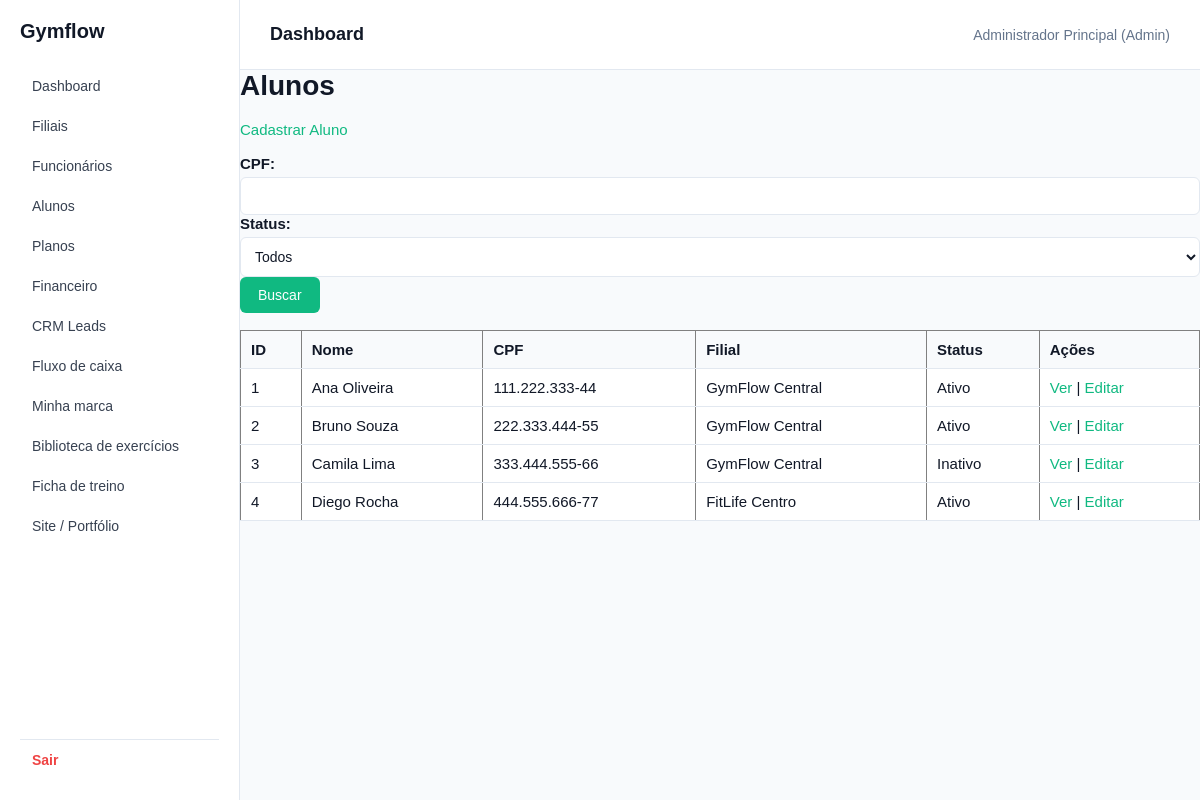
/app/controllers/AlunoController.php?acao=listar (signed in), run on an earlier commit of the app's database.
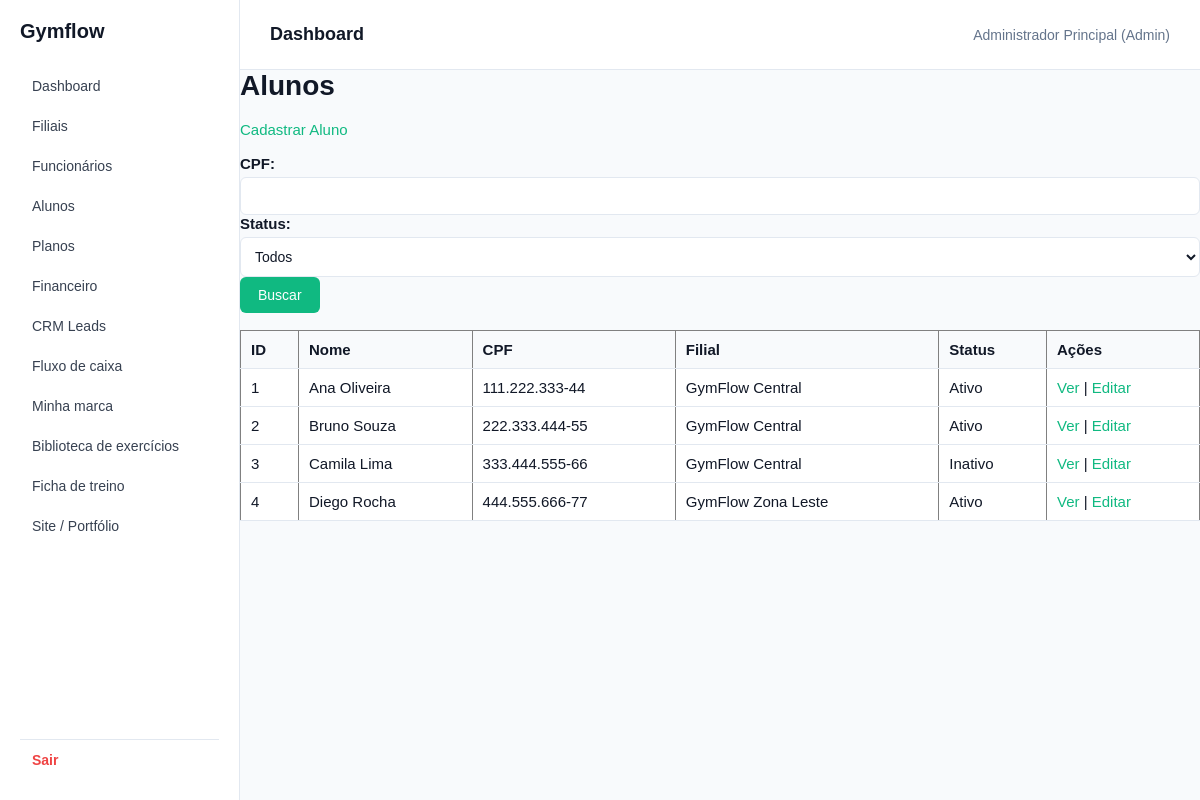
And on a later commit of the database.
### tables this page shows
CREATE TABLE alunos (
    id INT AUTO_INCREMENT PRIMARY KEY,
    filial_id INT NOT NULL,
    nome VARCHAR(100) NOT NULL,
    cpf VARCHAR(14) NOT NULL UNIQUE,
    rg VARCHAR(20),
    sexo VARCHAR(15) NOT NULL,
    nascimento DATE NOT NULL,
    email VARCHAR(100) NOT NULL,
    telefone VARCHAR(15) NOT NULL,
    endereco TEXT,
    status VARCHAR(20) NOT NULL DEFAULT 'Ativo',
    criado_em DATETIME DEFAULT CURRENT_TIMESTAMP,
    FOREIGN KEY (filial_id) REFERENCES filiais(id) ON DELETE RESTRICT
);

CREATE TABLE filiais (
    id INT AUTO_INCREMENT PRIMARY KEY,
    company_id INT NOT NULL,
    nome VARCHAR(100) NOT NULL,
    cnpj VARCHAR(18) NOT NULL,
    telefone VARCHAR(15) NOT NULL,
    responsavel VARCHAR(100) NOT NULL,
    ativo BOOLEAN NOT NULL DEFAULT TRUE,
    latitude DECIMAL(10,8) DEFAULT NULL,
    longitude DECIMAL(11,8) DEFAULT NULL,
    CONSTRAINT uq_filiais_cnpj UNIQUE (company_id, cnpj),
    FOREIGN KEY (company_id) REFERENCES companies(id) ON DELETE CASCADE
);

### app/models/Aluno.php (called while the page is built, shortened)
<?php
require_once __DIR__ . '/Database.php';
$operacao = $operacao ?? '';
if ($operacao === 'listar') {
    $cpf = trim($cpf ?? '');
    $sql = "SELECT a.*, f.nome AS nome_filial FROM alunos a INNER JOIN filiais f ON f.id = a.filial_id WHERE 1 = 1";
    $parametros = [];
    $sql .= " ORDER BY a.nome";
    $stmt = $pdo->prepare($sql);
    $stmt->execute($parametros);
    $alunos = $stmt->fetchAll();
}
elseif ($operacao === 'listar_filiais') {
    $filiais = $pdo->query("SELECT id, nome FROM filiais WHERE ativo = TRUE ORDER BY nome")->fetchAll();
}
elseif ($operacao === 'buscar') {
    $id = (int) ($id ?? 0);
    $stmt = $pdo->prepare("SELECT a.*, f.nome AS nome_filial FROM alunos a INNER JOIN filiais f ON f.id = a.filial_id WHERE a.id = :id");
    $stmt->execute([':id' => $id]);
    $aluno = $stmt->fetch() ?: null;
}

### app/views/alunos/index.php (the view, shortened to what this page needs)
<?php
include __DIR__ . '/../shared/header.php';
include __DIR__ . '/../shared/sidebar.php';
?>
<h1>Alunos</h1>
<a href="<?= $baseUrl ?>?acao=cadastrar">
    Cadastrar Aluno
</a>
<br><br>
<form action="<?= $baseUrl ?>" method="GET">
    <label>CPF:</label>
    <input
        type="text"
        name="cpf"
        value="<?= htmlspecialchars($cpf) ?>">
    <label>Status:</label>
    <select name="status">
        <option value="">Todos</option>
    </select>
    <button type="submit">Buscar</button>
</form>
<br>
<table border="1" width="100%" cellpadding="6">
    <tr>
        <th>ID</th>
        <th>Nome</th>
        <th>CPF</th>
        <th>Filial</th>
        <th>Status</th>
        <th>Ações</th>
    </tr>
    <?php if (count($alunos) === 0): ?>
        <tr>
            <td colspan="6">Nenhum aluno encontrado.</td>
        </tr>
    <?php else: ?>
        <?php foreach ($alunos as $aluno): ?>
            <tr>
                <td><?= htmlspecialchars($aluno['id']) ?></td>
                <td><?= htmlspecialchars($aluno['nome']) ?></td>
                <td><?= htmlspecialchars($aluno['cpf']) ?></td>
                <td><?= htmlspecialchars($aluno['nome_filial']) ?></td>
                <td><?= htmlspecialchars($aluno['status']) ?></td>
                <td>
                    <a
                        href="<?= $baseUrl ?>?acao=visualizar&id=<?= $aluno['id'] ?>">
                        Ver
                    </a>
                    |
                    <a href="<?= $baseUrl ?>?acao=editar&id=<?= $aluno['id'] ?>">
                        Editar
                    </a>
                </td>
            </tr>
        <?php endforeach; ?>
    <?php endif; ?>
</table>
<?php include __DIR__ . '/../shared/footer.php'; ?>

What changed in the data, as far as the page shows it:
changed through a linked row, alunos "Diego Rocha": filial.nome "FitLife Centro" → "GymFlow Zona Leste"
